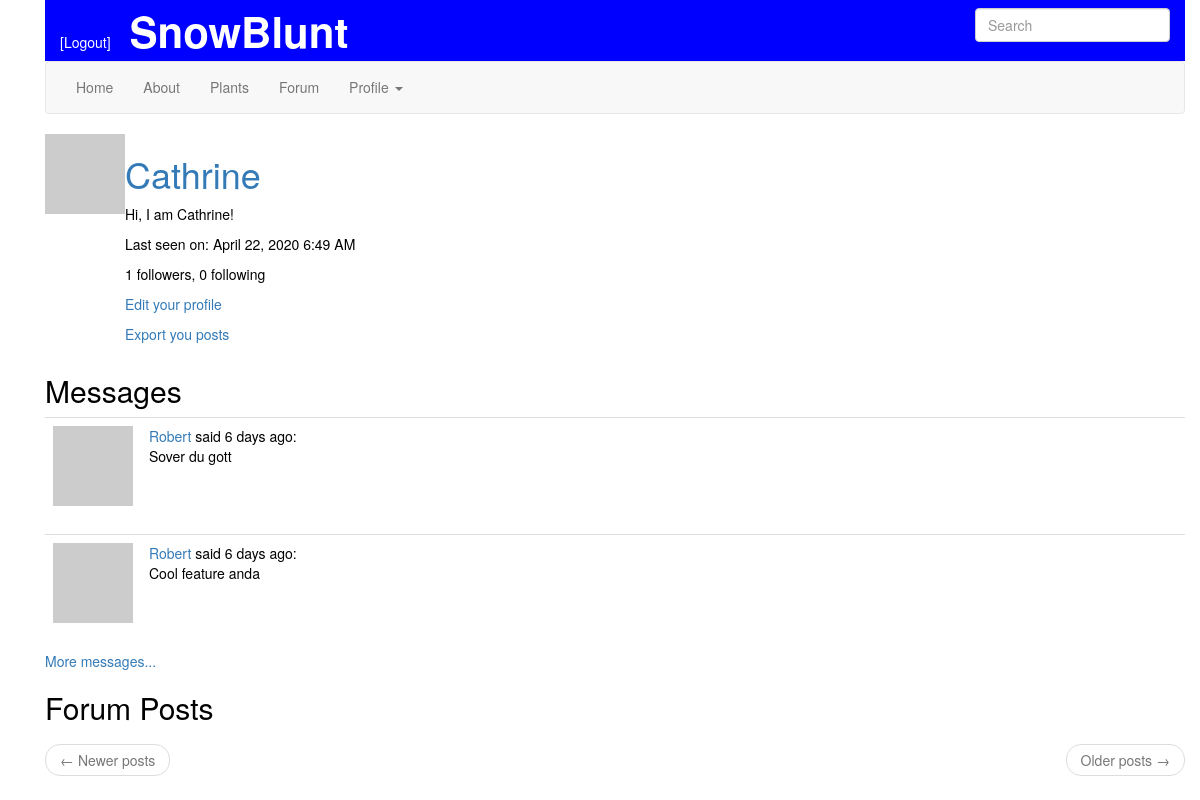
Before: /user/Cathrine (signed in) with the older database file.
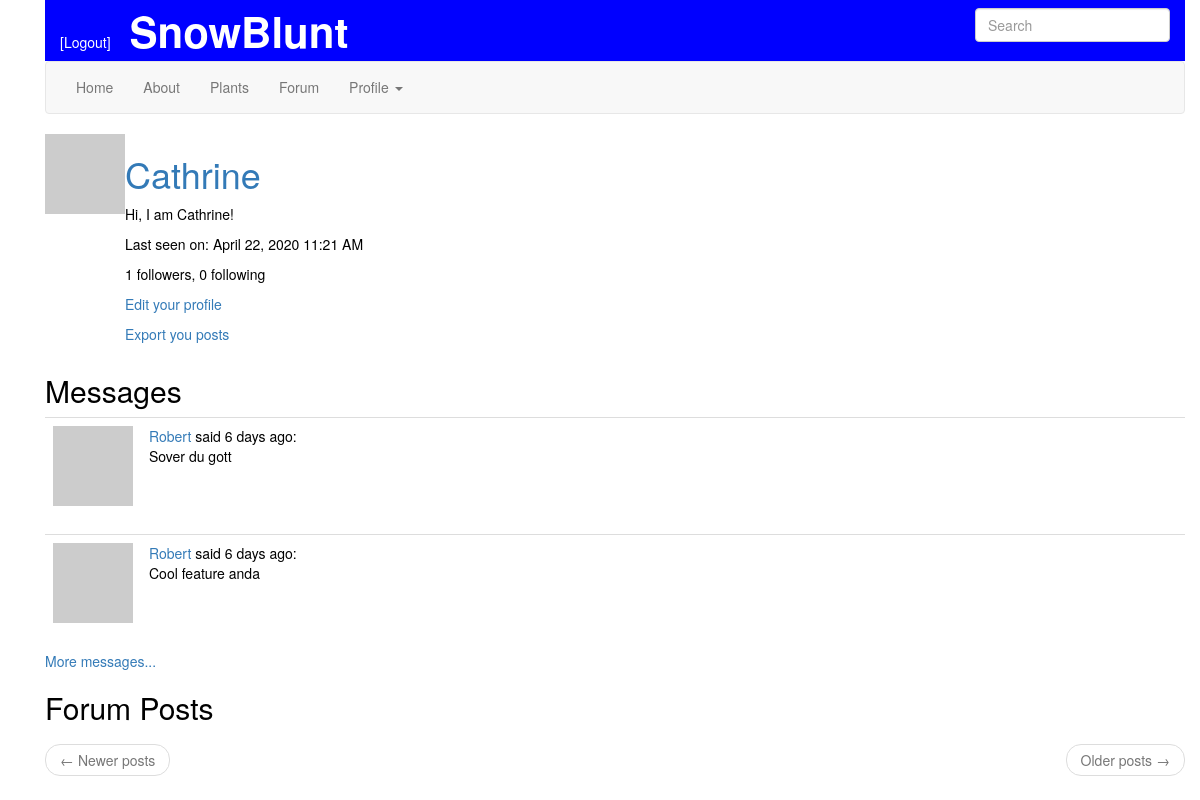
After: the same page with the newer database file.
### app/models.py (models this page shows, shortened)
class PaginatedAPIMixin(object):
    @staticmethod
    def to_collection_dict(query, page, per_page, endpoint, **kwargs):
        resources = query.paginate(page, per_page, False)
        data = {
            'items': [item.to_dict() for item in resources.items],
            '_meta': {
                'page': page,
                'per_page': per_page,
                'total_page': resources.pages,
                'total_items': resources.total
            },
            '_links': {
                'self': url_for(endpoint, page=page, per_page=per_page,
                                **kwargs),
                'next': url_for(endpoint, page=page + 1, per_page=per_page,
                                **kwargs) if resources.has_next else None,
                'prev': url_for(endpoint, page=page - 1, per_page=per_page,
                                **kwargs) if resources.has_prev else None
            }
        }
        return data

class User(PaginatedAPIMixin, UserMixin, db.Model):
    id = db.Column(db.Integer, primary_key=True)
    username = db.Column(db.String(64), index=True, unique=True)
    email = db.Column(db.String(120), index=True, unique=True)
    password_hash = db.Column(db.String(128))
    posts = db.relationship('Post', backref='author', lazy='dynamic')
    about_me = db.Column(db.String(140))
    last_seen = db.Column(db.DateTime, default=datetime.utcnow)
    followed = db.relationship(
        'User', secondary=followers,
        primaryjoin=(followers.c.follower_id == id),
        secondaryjoin=(followers.c.followed_id == id),
        backref=db.backref('followers', lazy='dynamic'), lazy='dynamic')
    notifications = db.relationship('Notification', backref='user',
                                    lazy='dynamic')
    tasks = db.relationship('Task', backref='user', lazy='dynamic')
    messages_sent = db.relationship('Message',
                                    foreign_keys='Message.sender_id',
                                    backref='author', lazy='dynamic')
    messages_received = db.relationship('Message',
                                        foreign_keys='Message.recipient_id',
                                        backref='recipient', lazy='dynamic')
    last_message_read_time = db.Column(db.DateTime)
    token = db.Column(db.String(32), index=True, unique=True)
    token_expiration = db.Column(db.DateTime)
    def avatar(self, size):
        digest = md5(self.email.lower().encode('utf-8')).hexdigest()
        return 'https://www.gravatar.com/avatar/{}?d=identicon&s={}'.format(digest, size)
    def new_message(self):
        last_read_time = self.last_message_read_time or datetime(1900, 1, 1)
        return Message.query.filter_by(recipient=self).filter(
            Message.timestamp > last_read_time).count()
    def get_tasks_in_progress(self):
        return Task.query.filter_by(user=self, complete=False).all()
    def get_task_in_progress(self, name):
        return Task.query.filter_by(name=name, user=self,
                                    complete=False).first()

### app/main/routes.py (the view)
@bp.route('/user/<username>')
@login_required
def user(username):
    user = User.query.filter_by(username=username).first_or_404()
    page = request.args.get('page', 1, type=int)
    messages = current_user.messages_received.order_by(
        Message.timestamp.desc()).limit(2).all()
    posts = current_user.posts.paginate(page,
                                        current_app.config['POSTS_PER_PAGE'],
                                        False)
    next_url = url_for('main.user', username=user.username, page=posts.next_num) \
        if posts.has_next else None
    prev_url = url_for('main.user', username=user.username, page=posts.prev_num) \
        if posts.has_prev else None
    return render_template('user.html', user=user, messages=messages, posts=posts.items,
                           next_url=next_url, prev_url=prev_url)

### app/main/forms.py
class SearchForm(FlaskForm):
    q = StringField(_l('Search'), validators=[DataRequired()])
    def __init__(self, *args, **kwargs):
        if 'formdata' not in kwargs:
            kwargs['formdata'] = request.args
        if 'csrf_enabled' not in kwargs:
            kwargs['csrf_enabled'] = False
        super(SearchForm, self).__init__(*args, **kwargs)

### app/main/routes.py (called while the page is built)
@bp.before_request
def before_request():
    if current_user.is_authenticated:
        current_user.last_seen = datetime.utcnow()
        db.session.commit()
        g.search_form = SearchForm()
    g.locale = str(get_locale())

### app/models.py (called while the page is built)
@login.user_loader
def load_user(id):
    return User.query.get(int(id))

    @classmethod
    def before_commit(cls, session):
        session._changes = {
            'add': list(session.new),
            'update': list(session.dirty),
            'delete': list(session.deleted)
        }

### app/templates/user.html (shortened to what this page needs)
{% extends "user_temp.html" %}
{% block user_content %}
    {% if user == current_user %}
      <h2>{{ _('Messages') }}</h2>
      {% for post in messages %}
        {% include '_post.html' %}
      {% endfor %}
      <a href="{{ url_for('main.messages') }}">More messages...</a>
    {% endif %}
    <h2>{{ _('Forum Posts') }}</h2>
    <nav aria-label="...">
      <ul class="pager">
        <li class="previous{% if not prev_url %} disabled{% endif %}">
          <a href="{{ prev_url or '#'}}">
            <span aria-hidden="true">&larr;</span> Newer posts
          </a>
        </li>
        <li class="next{% if not next_url %} disabled{% endif %}">
          <a href="{{ next_url or '#'}}">
            Older posts <span aria-hidden="true">&rarr;</span>
          </a>
        </li>
      </ul>
    </nav>
{% endblock %}

### app/templates/user_temp.html (shortened to what this page needs)
{% extends "template.html" %}
{% block app_content %}
  <table>
      <tr valign="top">
          <td><img src="{{ user.avatar(128) }}"></td>
          <td>
              <h1><a href="{{ url_for('main.user', username=user.username) }}">
                {{ user.username }}
              </a></h1>
              {% if user.about_me %}<p>{{ user.about_me }}</p>{% endif %}
              {% if user.last_seen %}
                <p>Last seen on: {{ moment(user.last_seen).format('LLL') }}</p>
              {% endif %}
              <p>{{ user.followers.count() }} followers, {{ user.followed.count() }} following </p>
              {% if user == current_user %}
                <p>
                  <a href="{{ url_for('main.edit_profile') }}">Edit your profile</a>
                </p>
                {% if not current_user.get_task_in_progress('export_posts') %}
                  <p>
                    <a href="{{ url_for('main.export_posts') }}">
                      {{ _('Export you posts') }}
                    </a>
                  </p>
                {% endif %}
              {% elif not current_user.is_following(user) %}
                <p>
                  <a href="{{ url_for('main.follow', username=user.username) }}">Follow</a>
                </p>
              {% else %}
                <p>
                  <a href="{{ url_for('main.unfollow', username=user.username) }}">Unfollow</a>
                </p>
              {% endif %}
          </td>
  </table>
  {% block user_content %}
  {% endblock %}
{% endblock %}

Changed rows visible on the page:
changed User "Cathrine": last_seen "April 22, 2020 6:49 AM" → "April 22, 2020 11:21 AM"
